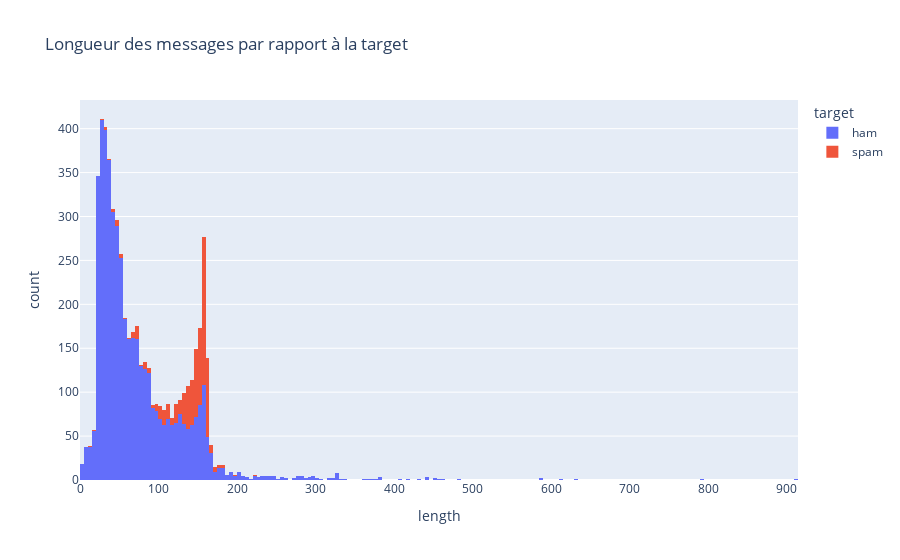

Notebook cell for this chart:
### Code cell
#graphique de la longueur des messages par rapport à la target
df['length'] = df['text'].apply(len)
fig = px.histogram(df, x='length', color='target', title='Longueur des messages par rapport à la target')
fig.show()

### Figure 1 — Plotly figure (JSON) as saved in the notebook; plotly's stock layout.template omitted (floating-point values rounded to 4 significant figures; data arrays with more than 128 entries replaced by an {"elided": "..."} marker saying what was removed)
{"data": [{"alignmentgroup": "True", "bingroup": "x", "hovertemplate": "target=ham<br>length=%{x}<br>count=%{y}<extra></extra>", "legendgroup": "ham", "marker": {"color": "#636efa", "pattern": {"shape": ""}}, "name": "ham", "offsetgroup": "ham", "orientation": "v", "showlegend": true, "type": "histogram", "x": {"elided": "4825 int values"}, "xaxis": "x", "yaxis": "y"}, {"alignmentgroup": "True", "bingroup": "x", "hovertemplate": "target=spam<br>length=%{x}<br>count=%{y}<extra></extra>", "legendgroup": "spam", "marker": {"color": "#EF553B", "pattern": {"shape": ""}}, "name": "spam", "offsetgroup": "spam", "orientation": "v", "showlegend": true, "type": "histogram", "x": {"elided": "747 int values"}, "xaxis": "x", "yaxis": "y"}], "layout": {"barmode": "relative", "legend": {"title": {"text": "target"}, "tracegroupgap": 0}, "title": {"text": "Longueur des messages par rapport à la target"}, "xaxis": {"anchor": "y", "domain": [0, 1], "title": {"text": "length"}}, "yaxis": {"anchor": "x", "domain": [0, 1], "title": {"text": "count"}}}}
